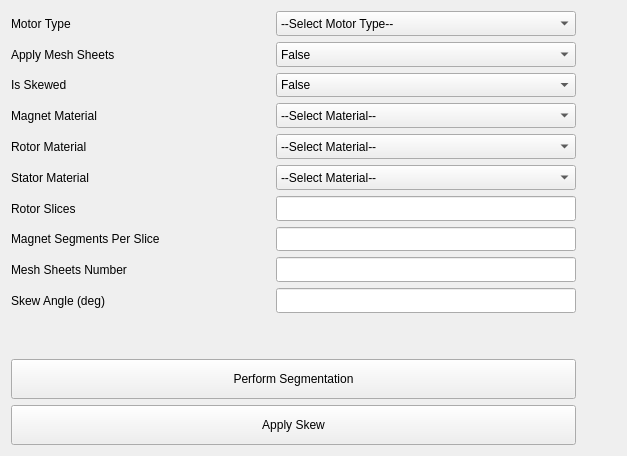
<?xml version="1.0" encoding="UTF-8"?>
<ui version="4.0">
 <class>Segmentation</class>
 <widget class="QWidget" name="Segmentation">
  <property name="geometry">
   <rect>
    <x>0</x>
    <y>0</y>
    <width>627</width>
    <height>456</height>
   </rect>
  </property>
  <property name="sizePolicy">
   <sizepolicy hsizetype="Expanding" vsizetype="Expanding">
    <horstretch>0</horstretch>
    <verstretch>0</verstretch>
   </sizepolicy>
  </property>
  <property name="windowTitle">
   <string>Form</string>
  </property>
  <property name="segmentation" stdset="0">
   <rect>
    <x>0</x>
    <y>0</y>
    <width>890</width>
    <height>1178</height>
   </rect>
  </property>
  <layout class="QVBoxLayout" name="verticalLayout">
   <item>
    <layout class="QHBoxLayout" name="horizontalLayout_">
     <item>
      <layout class="QVBoxLayout" name="verticalLayout_2">
       <item>
        <layout class="QHBoxLayout" name="horizontalLayout_66">
         <item>
          <widget class="QLabel" name="motor_type_combo_label">
           <property name="text">
            <string>Motor Type</string>
           </property>
          </widget>
         </item>
         <item>
          <spacer name="horizontalSpacer">
           <property name="orientation">
            <enum>Qt::Horizontal</enum>
           </property>
           <property name="sizeHint" stdset="0">
            <size>
             <width>40</width>
             <height>20</height>
            </size>
           </property>
          </spacer>
         </item>
         <item>
          <widget class="QComboBox" name="motor_type_combo">
           <property name="sizePolicy">
            <sizepolicy hsizetype="Preferred" vsizetype="Expanding">
             <horstretch>0</horstretch>
             <verstretch>0</verstretch>
            </sizepolicy>
           </property>
           <property name="minimumSize">
            <size>
             <width>300</width>
             <height>0</height>
            </size>
           </property>
           <property name="currentText">
            <string>--Select Motor Type--</string>
           </property>
           <item>
            <property name="text">
             <string>--Select Motor Type--</string>
            </property>
           </item>
          </widget>
         </item>
        </layout>
       </item>
       <item>
        <layout class="QHBoxLayout" name="horizontalLayout_32">
         <item>
          <widget class="QLabel" name="apply_mesh_sheets_label">
           <property name="text">
            <string>Apply Mesh Sheets</string>
           </property>
          </widget>
         </item>
         <item>
          <spacer name="horizontalSpacer_2">
           <property name="orientation">
            <enum>Qt::Horizontal</enum>
           </property>
           <property name="sizeHint" stdset="0">
            <size>
             <width>40</width>
             <height>20</height>
            </size>
           </property>
          </spacer>
         </item>
         <item>
          <widget class="QComboBox" name="apply_mesh_sheets">
           <property name="sizePolicy">
            <sizepolicy hsizetype="Preferred" vsizetype="Expanding">
             <horstretch>0</horstretch>
             <verstretch>0</verstretch>
            </sizepolicy>
           </property>
           <property name="minimumSize">
            <size>
             <width>300</width>
             <height>0</height>
            </size>
           </property>
           <item>
            <property name="text">
             <string>False</string>
            </property>
           </item>
           <item>
            <property name="text">
             <string>True</string>
            </property>
           </item>
          </widget>
         </item>
        </layout>
       </item>
       <item>
        <layout class="QHBoxLayout" name="horizontalLayout_4">
         <item>
          <widget class="QLabel" name="is_skewed_label">
           <property name="text">
            <string>Is Skewed</string>
           </property>
          </widget>
         </item>
         <item>
          <spacer name="horizontalSpacer_5">
           <property name="orientation">
            <enum>Qt::Horizontal</enum>
           </property>
           <property name="sizeHint" stdset="0">
            <size>
             <width>40</width>
             <height>20</height>
            </size>
           </property>
          </spacer>
         </item>
         <item>
          <widget class="QComboBox" name="is_skewed">
           <property name="sizePolicy">
            <sizepolicy hsizetype="Preferred" vsizetype="Expanding">
             <horstretch>0</horstretch>
             <verstretch>0</verstretch>
            </sizepolicy>
           </property>
           <property name="minimumSize">
            <size>
             <width>300</width>
             <height>0</height>
            </size>
           </property>
           <item>
            <property name="text">
             <string>False</string>
            </property>
           </item>
           <item>
            <property name="text">
             <string>True</string>
            </property>
           </item>
          </widget>
         </item>
        </layout>
       </item>
       <item>
        <layout class="QHBoxLayout" name="horizontalLayout_7">
         <item>
          <widget class="QLabel" name="magnets_material_label">
           <property name="text">
            <string>Magnet Material</string>
           </property>
          </widget>
         </item>
         <item>
          <spacer name="horizontalSpacer_6">
           <property name="orientation">
            <enum>Qt::Horizontal</enum>
           </property>
           <property name="sizeHint" stdset="0">
            <size>
             <width>40</width>
             <height>20</height>
            </size>
           </property>
          </spacer>
         </item>
         <item>
          <widget class="QComboBox" name="magnets_material">
           <property name="sizePolicy">
            <sizepolicy hsizetype="Preferred" vsizetype="Expanding">
             <horstretch>0</horstretch>
             <verstretch>0</verstretch>
            </sizepolicy>
           </property>
           <property name="minimumSize">
            <size>
             <width>300</width>
             <height>0</height>
            </size>
           </property>
           <item>
            <property name="text">
             <string>--Select Material--</string>
            </property>
           </item>
          </widget>
         </item>
        </layout>
       </item>
       <item>
        <layout class="QHBoxLayout" name="horizontalLayout_20">
         <item>
          <widget class="QLabel" name="rotor_material_label">
           <property name="text">
            <string>Rotor Material</string>
           </property>
          </widget>
         </item>
         <item>
          <spacer name="horizontalSpacer_7">
           <property name="orientation">
            <enum>Qt::Horizontal</enum>
           </property>
           <property name="sizeHint" stdset="0">
            <size>
             <width>40</width>
             <height>20</height>
            </size>
           </property>
          </spacer>
         </item>
         <item>
          <widget class="QComboBox" name="rotor_material">
           <property name="sizePolicy">
            <sizepolicy hsizetype="Preferred" vsizetype="Expanding">
             <horstretch>0</horstretch>
             <verstretch>0</verstretch>
            </sizepolicy>
           </property>
           <property name="minimumSize">
            <size>
             <width>300</width>
             <height>0</height>
            </size>
           </property>
           <item>
            <property name="text">
             <string>--Select Material--</string>
            </property>
           </item>
          </widget>
         </item>
        </layout>
       </item>
       <item>
        <layout class="QHBoxLayout" name="horizontalLayout_20a">
         <item>
          <widget class="QLabel" name="stator_material_label">
           <property name="text">
            <string>Stator Material</string>
           </property>
          </widget>
         </item>
         <item>
          <spacer name="horizontalSpacer_8">
           <property name="orientation">
            <enum>Qt::Horizontal</enum>
           </property>
           <property name="sizeHint" stdset="0">
            <size>
             <width>40</width>
             <height>20</height>
            </size>
           </property>
          </spacer>
         </item>
         <item>
          <widget class="QComboBox" name="stator_material">
           <property name="sizePolicy">
            <sizepolicy hsizetype="Preferred" vsizetype="Expanding">
             <horstretch>0</horstretch>
             <verstretch>0</verstretch>
            </sizepolicy>
           </property>
           <property name="minimumSize">
            <size>
             <width>300</width>
             <height>0</height>
            </size>
           </property>
           <item>
            <property name="text">
             <string>--Select Material--</string>
            </property>
           </item>
          </widget>
         </item>
        </layout>
       </item>
       <item>
        <layout class="QHBoxLayout" name="horizontalLayout_21">
         <item>
          <widget class="QLabel" name="rotor_slices_label">
           <property name="text">
            <string>Rotor Slices</string>
           </property>
          </widget>
         </item>
         <item>
          <spacer name="horizontalSpacer_21">
           <property name="orientation">
            <enum>Qt::Horizontal</enum>
           </property>
           <property name="sizeHint" stdset="0">
            <size>
             <width>40</width>
             <height>20</height>
            </size>
           </property>
          </spacer>
         </item>
         <item>
          <widget class="QLineEdit" name="rotor_slices">
           <property name="sizePolicy">
            <sizepolicy hsizetype="Preferred" vsizetype="Expanding">
             <horstretch>0</horstretch>
             <verstretch>0</verstretch>
            </sizepolicy>
           </property>
           <property name="minimumSize">
            <size>
             <width>300</width>
             <height>0</height>
            </size>
           </property>
          </widget>
         </item>
        </layout>
       </item>
       <item>
        <layout class="QHBoxLayout" name="horizontalLayout_22">
         <item>
          <widget class="QLabel" name="magnet_segments_per_slice_label">
           <property name="text">
            <string>Magnet Segments Per Slice</string>
           </property>
          </widget>
         </item>
         <item>
          <spacer name="horizontalSpacer_22">
           <property name="orientation">
            <enum>Qt::Horizontal</enum>
           </property>
           <property name="sizeHint" stdset="0">
            <size>
             <width>40</width>
             <height>20</height>
            </size>
           </property>
          </spacer>
         </item>
         <item>
          <widget class="QLineEdit" name="magnet_segments_per_slice">
           <property name="sizePolicy">
            <sizepolicy hsizetype="Preferred" vsizetype="Expanding">
             <horstretch>0</horstretch>
             <verstretch>0</verstretch>
            </sizepolicy>
           </property>
           <property name="minimumSize">
            <size>
             <width>300</width>
             <height>0</height>
            </size>
           </property>
          </widget>
         </item>
        </layout>
       </item>
       <item>
        <layout class="QHBoxLayout" name="horizontalLayout_33">
         <item>
          <widget class="QLabel" name="mesh_sheets_number_label">
           <property name="text">
            <string>Mesh Sheets Number</string>
           </property>
          </widget>
         </item>
         <item>
          <spacer name="horizontalSpacer_3">
           <property name="orientation">
            <enum>Qt::Horizontal</enum>
           </property>
           <property name="sizeHint" stdset="0">
            <size>
             <width>40</width>
             <height>20</height>
            </size>
           </property>
          </spacer>
         </item>
         <item>
          <widget class="QLineEdit" name="mesh_sheets_number">
           <property name="sizePolicy">
            <sizepolicy hsizetype="Preferred" vsizetype="Expanding">
             <horstretch>0</horstretch>
             <verstretch>0</verstretch>
            </sizepolicy>
           </property>
           <property name="minimumSize">
            <size>
             <width>300</width>
             <height>0</height>
            </size>
           </property>
          </widget>
         </item>
        </layout>
       </item>
       <item>
        <layout class="QHBoxLayout" name="horizontalLayout_23">
         <item>
          <widget class="QLabel" name="skew_angle_label">
           <property name="text">
            <string>Skew Angle (deg)</string>
           </property>
          </widget>
         </item>
         <item>
          <spacer name="horizontalSpacer_23">
           <property name="orientation">
            <enum>Qt::Horizontal</enum>
           </property>
           <property name="sizeHint" stdset="0">
            <size>
             <width>40</width>
             <height>20</height>
            </size>
           </property>
          </spacer>
         </item>
         <item>
          <widget class="QLineEdit" name="skew_angle">
           <property name="sizePolicy">
            <sizepolicy hsizetype="Preferred" vsizetype="Expanding">
             <horstretch>0</horstretch>
             <verstretch>0</verstretch>
            </sizepolicy>
           </property>
           <property name="minimumSize">
            <size>
             <width>300</width>
             <height>0</height>
            </size>
           </property>
          </widget>
         </item>
        </layout>
       </item>
       <item>
        <spacer name="verticalSpacer">
         <property name="orientation">
          <enum>Qt::Vertical</enum>
         </property>
         <property name="sizeType">
          <enum>QSizePolicy::Maximum</enum>
         </property>
         <property name="sizeHint" stdset="0">
          <size>
           <width>20</width>
           <height>40</height>
          </size>
         </property>
        </spacer>
       </item>
       <item>
        <widget class="QPushButton" name="perform_segmentation">
         <property name="enabled">
          <bool>true</bool>
         </property>
         <property name="sizePolicy">
          <sizepolicy hsizetype="Expanding" vsizetype="Expanding">
           <horstretch>0</horstretch>
           <verstretch>0</verstretch>
          </sizepolicy>
         </property>
         <property name="minimumSize">
          <size>
           <width>0</width>
           <height>40</height>
          </size>
         </property>
         <property name="maximumSize">
          <size>
           <width>16777215</width>
           <height>16777215</height>
          </size>
         </property>
         <property name="text">
          <string>Perform Segmentation</string>
         </property>
        </widget>
       </item>
       <item>
        <widget class="QPushButton" name="skew">
         <property name="enabled">
          <bool>true</bool>
         </property>
         <property name="sizePolicy">
          <sizepolicy hsizetype="Expanding" vsizetype="Expanding">
           <horstretch>0</horstretch>
           <verstretch>0</verstretch>
          </sizepolicy>
         </property>
         <property name="minimumSize">
          <size>
           <width>0</width>
           <height>40</height>
          </size>
         </property>
         <property name="text">
          <string>Apply Skew</string>
         </property>
        </widget>
       </item>
      </layout>
     </item>
     <item>
      <spacer name="horizontalSpacer_4">
       <property name="orientation">
        <enum>Qt::Horizontal</enum>
       </property>
       <property name="sizeType">
        <enum>QSizePolicy::Preferred</enum>
       </property>
       <property name="sizeHint" stdset="0">
        <size>
         <width>40</width>
         <height>20</height>
        </size>
       </property>
      </spacer>
     </item>
    </layout>
   </item>
  </layout>
 </widget>
 <resources/>
 <connections/>
</ui>
